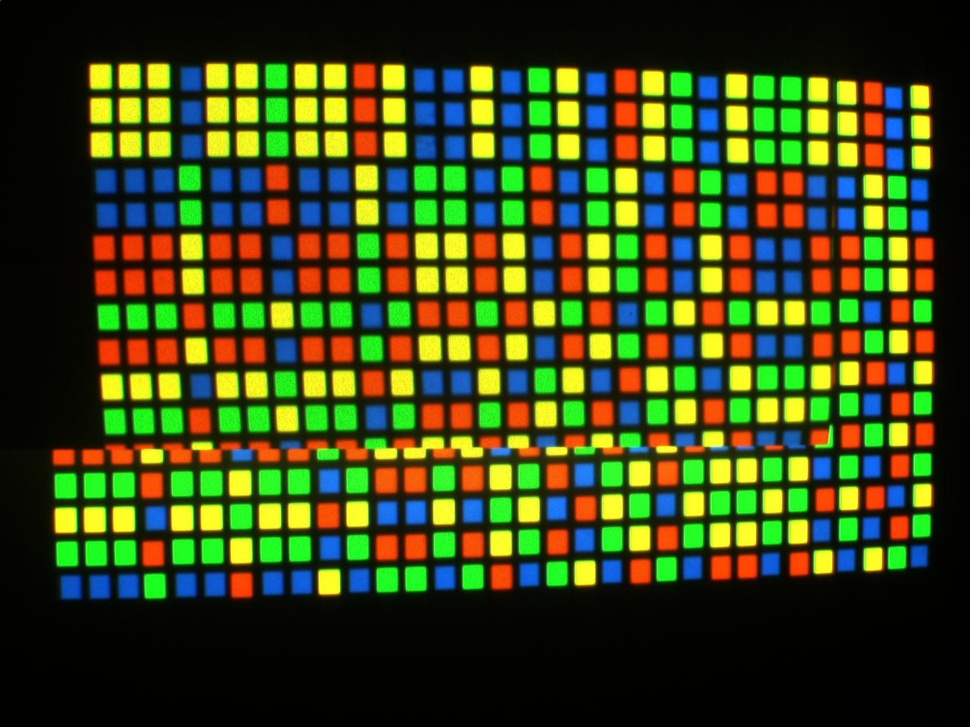
%> input picture 2a.jpg, 970 x 727 px, shrunk from 1280 x 960 before the run
$ octave channels.m   (GNU Octave 9; MATLAB toolbox functions it lacks are replaced by stand-ins)
%> lines starting %> are read from the running program, lines starting %| are printed output that depends on the picture; in (x1, y1, x2, y2) boxes, pixels count from 0 and x2, y2 are one past the last pixel; in counts of white or black regions, pixels touching at a corner belong together; the program's own positions count from 1
close all;
clear;
clc;
I = imread('2a.jpg');
%> I is the input picture: size 727x970x3 uint8; mean R, G, B 58.1, 69.2, 25.2
I1 = rgb2gray(I);
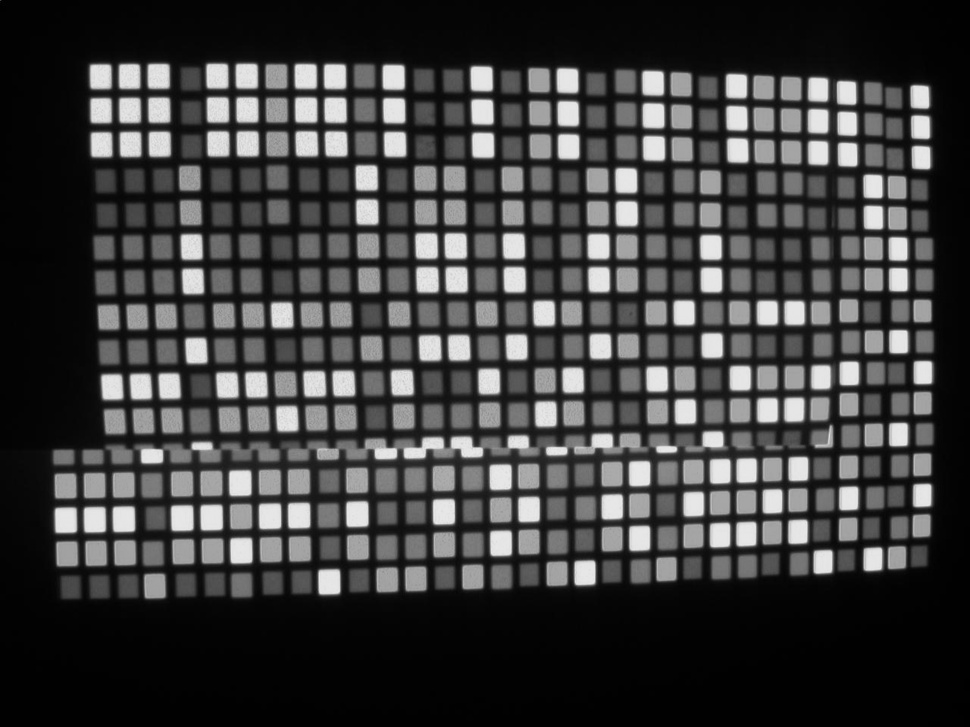
%> I1: size 727x970 uint8; min 0, max 234, mean 60.9

red = I(:,:,1);
green = I(:,:,2);
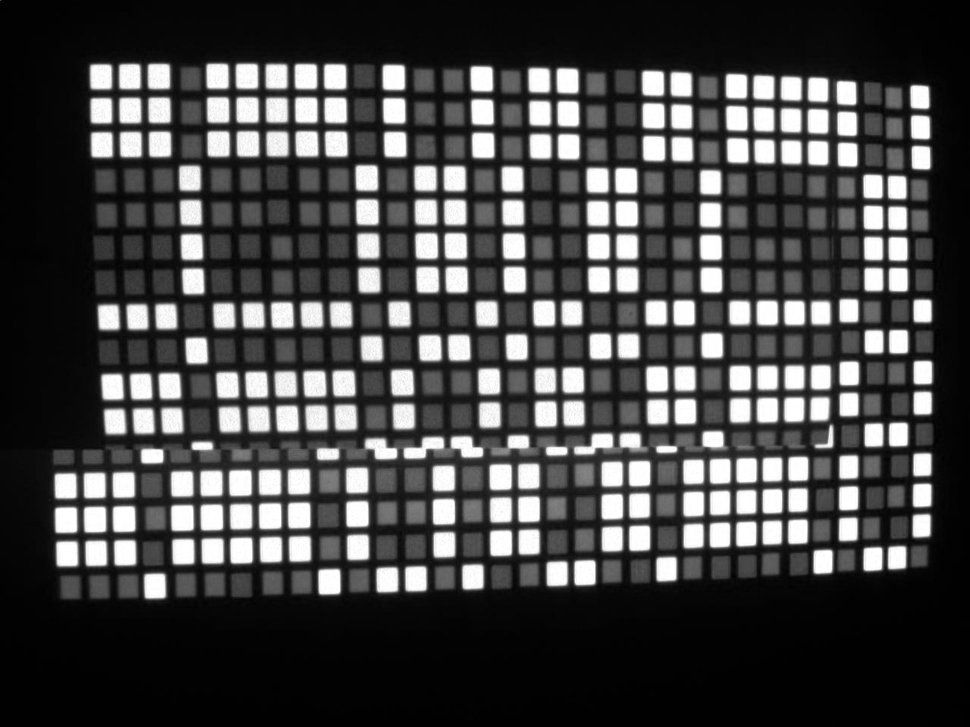
%> green: size 727x970 uint8; min 0, max 255, mean 69.2
blue = I(:,:,3);
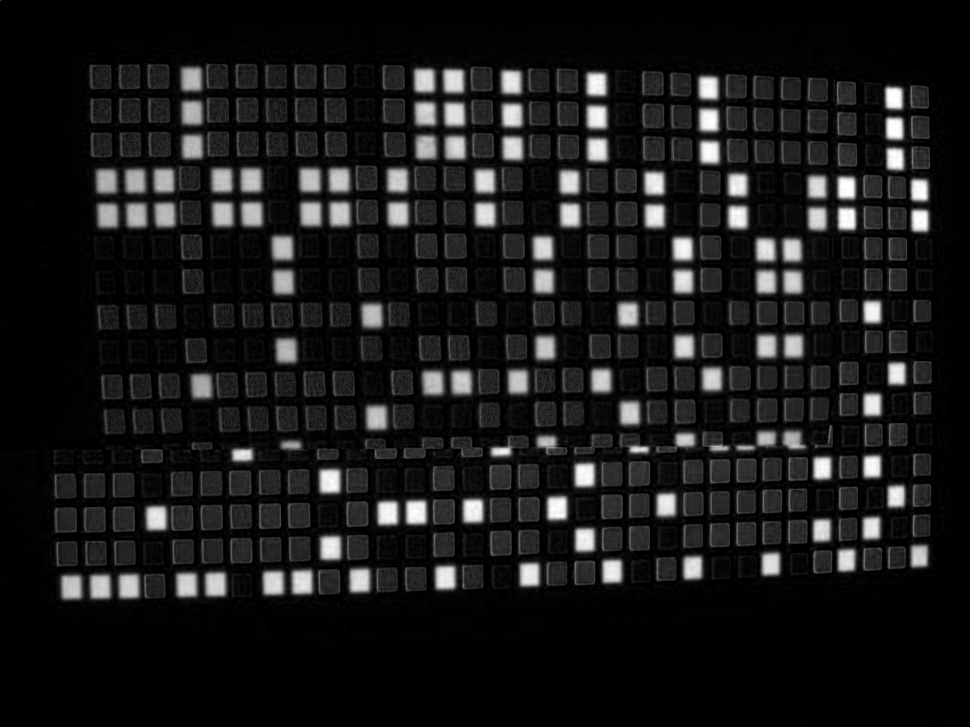
%> blue: size 727x970 uint8; min 0, max 255, mean 25.2
[dim_x, dim_y] = size(red);
%> dim_x = 727; dim_y = 970

level_red = graythresh(red);
%> level_red = 0.475
level_green = graythresh(green);
%> level_green = 0.518
level_blue = graythresh(blue);
%> level_blue = 0.38

red = im2bw(red, level_red);
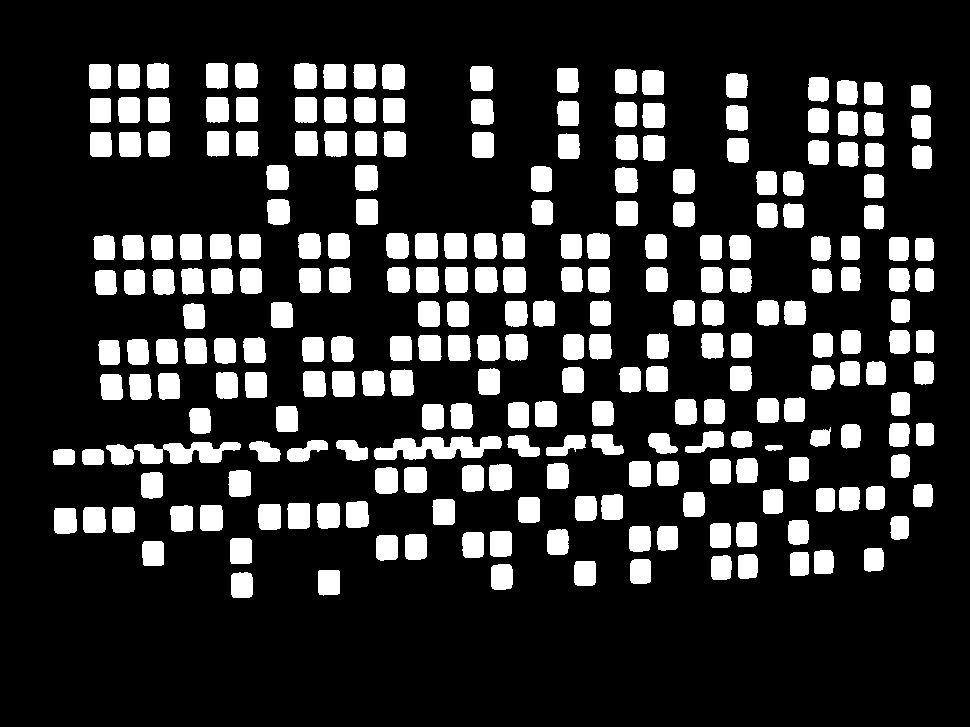
%> red: size 727x970 logical; 18.8% white; 252 white regions, largest, box (x1, y1, x2, y2) and area: (374, 436, 502, 460) 1976, (134, 442, 241, 464) 1518, (489, 464, 512, 491) 586
green = im2bw(green, level_green);
%> green: size 727x970 logical; 19% white; 261 white regions (2 under 20 px), largest, box (x1, y1, x2, y2) and area: (288, 502, 311, 529) 594, (230, 537, 253, 564) 591, (200, 504, 223, 531) 590
blue = im2bw(blue, level_blue);
%> blue: size 727x970 logical; 7.1% white; 253 white regions (133 under 20 px), largest, box (x1, y1, x2, y2) and area: (319, 469, 341, 494) 511, (406, 500, 427, 525) 496, (320, 536, 341, 560) 488

or = bitor(red,green);
%> or: size 727x970 logical; 27.8% white; 368 white regions (2 under 20 px), largest, box (x1, y1, x2, y2) and area: (287, 436, 502, 462) 3396, (134, 442, 241, 464) 1535, (546, 433, 645, 456) 1454
or = bitor(or,blue);
%> or: size 727x970 logical; 34.9% white; 472 white regions, largest, box (x1, y1, x2, y2) and area: (282, 433, 649, 462) 5862, (134, 441, 281, 464) 2216, (648, 431, 729, 454) 1227
yellow = bitand(red,green);
%> yellow: size 727x970 logical; 9.9% white; 145 white regions (3 under 20 px), largest, box (x1, y1, x2, y2) and area: (415, 233, 438, 259) 572, (416, 267, 439, 293) 569, (200, 505, 223, 531) 567

% figure; imshow(red);
% figure; imshow(green);
% figure; imshow(blue);
% figure; imshow(or);
imwrite(red,'redYellow.jpg')
imwrite(green,'greenYellow.jpg')
imwrite(blue,'blue.jpg')
imwrite(or,'or.jpg')
imwrite(yellow,'yellow.jpg')

red1 = red - yellow;
%> red1: size 727x970 double; values 0 (black) and 1 (white), 8.9% white; 510 white regions (355 under 20 px), largest, box (x1, y1, x2, y2) and area: (375, 467, 398, 494) 580, (404, 467, 427, 493) 577, (317, 503, 340, 529) 562
green1 = green - yellow;
%> green1: size 727x970 double; values 0 (black) and 1 (white), 9.1% white; 613 white regions (461 under 20 px), largest, box (x1, y1, x2, y2) and area: (171, 471, 194, 497) 577, (200, 470, 223, 496) 574, (346, 467, 369, 494) 568
%     imwrite(red1,'red.jpg')
%     imwrite(green1,'green.jpg')

yellow = bwareaopen(yellow,300);
    imwrite(yellow,'yellow.jpg');
%     figure;imshow(yellow);

red2 = bwareaopen(red1,300);
green2 = bwareaopen(green1,300);
blue2 = bwareaopen(blue,300);
    imwrite(red2,'red.jpg');
    imwrite(green2,'green.jpg');
    imwrite(blue2,'blue.jpg');
%     figure;imshow(red2);
%     figure;imshow(green2);

%--------------------------------
frame = imread('frame.jpg');
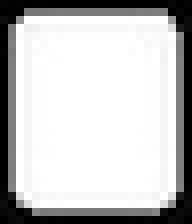
%> input picture frame.jpg, 24 x 28 px, shrunk from 32 x 37 before the run (shown 8 times larger)
%> frame is the input picture: size 28x24 uint8; min 0, max 255, mean 194.4
correlOr = normxcorr2(frame,or);
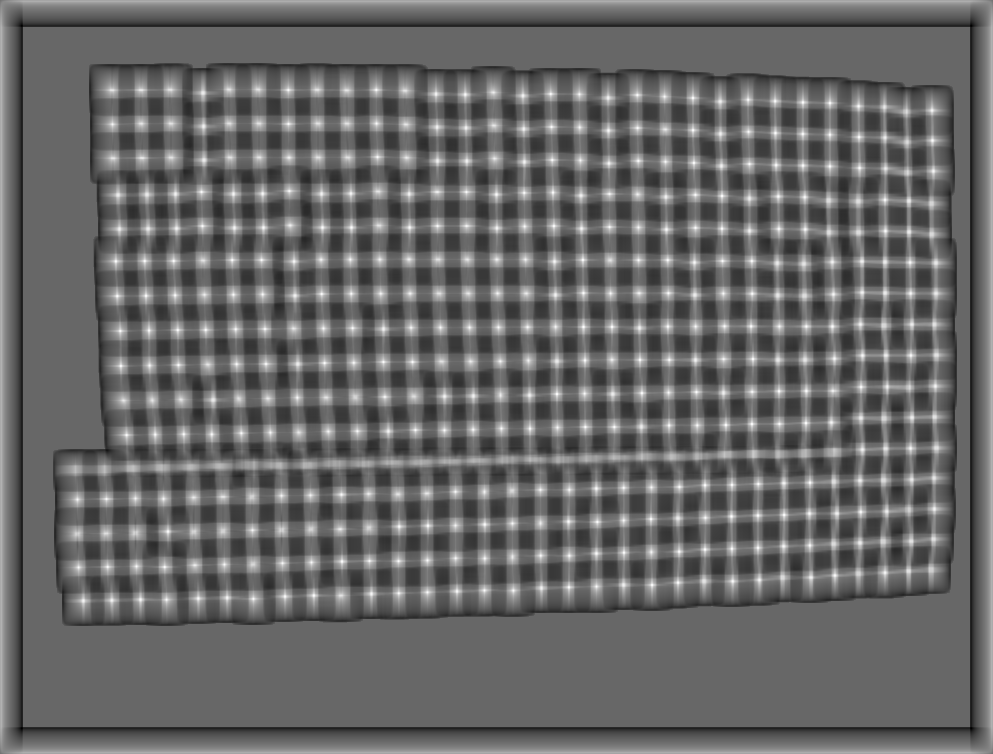
%> correlOr: size 754x993 double; min -0.634, max 0.933, mean -0.000328; drawn with min black and max white
BW = im2bw(correlOr, 0.2);
%> BW: size 754x993 logical; 13.6% white; 448 white regions (2 under 20 px), largest, box (x1, y1, x2, y2) and area: (0, 0, 993, 754) 18049, (854, 94, 940, 303) 2322, (853, 315, 893, 367) 576
figure;imshow(correlOr);
%> after `imshow(correlOr)`:
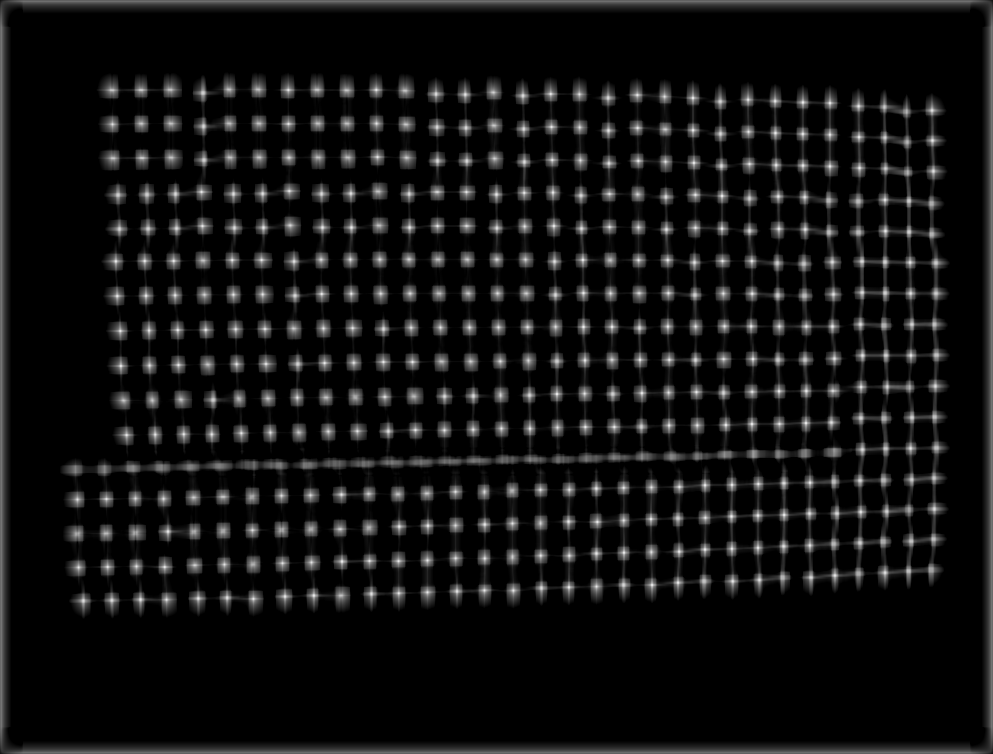
%> displayed picture: size 754x993, on the screen's scale of 0 to 255; min 0, max 238, mean 16.8
